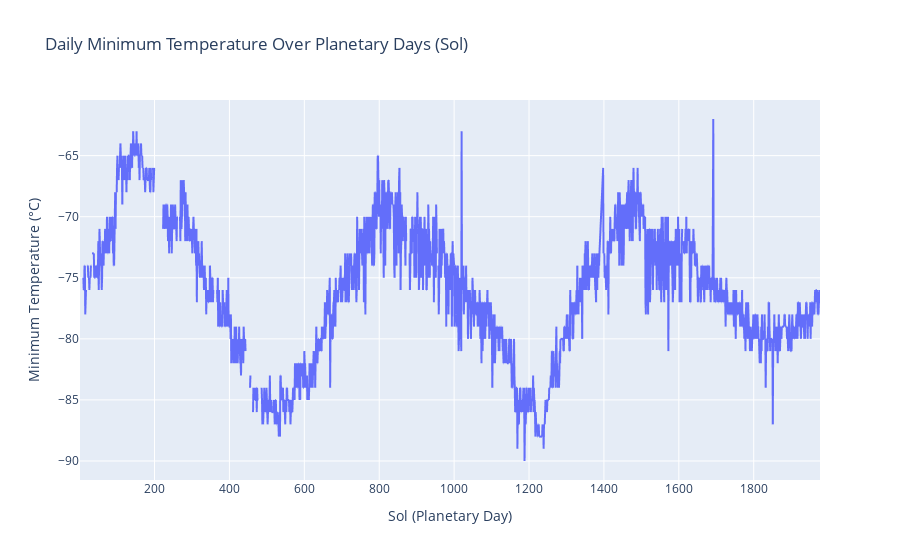

The cell this chart's notebook holds for it:
### Code cell
# Line chart the daily minimum temp over sols (Daily Temperature Dynamics)
px.line(
    planet_data,
    x='sol', 
    y='min_temp',
    title='Daily Minimum Temperature Over Planetary Days (Sol)',
    labels={'sol': 'Sol (Planetary Day)', 'min_temp': 'Minimum Temperature (°C)'}
)

### Figure 1 — Plotly figure (JSON) as saved in the notebook; plotly's stock layout.template omitted (floating-point values rounded to 4 significant figures; data arrays with more than 128 entries replaced by an {"elided": "..."} marker saying what was removed)
{"data": [{"hovertemplate": "Sol (Planetary Day)=%{x}<br>Minimum Temperature (°C)=%{y}<extra></extra>", "legendgroup": "", "line": {"color": "#636efa", "dash": "solid"}, "marker": {"symbol": "circle"}, "mode": "lines", "name": "", "showlegend": false, "type": "scattergl", "x": {"elided": "1894 int values"}, "xaxis": "x", "y": {"elided": "1894 int values"}, "yaxis": "y"}], "layout": {"autosize": true, "legend": {"tracegroupgap": 0}, "title": {"text": "Daily Minimum Temperature Over Planetary Days (Sol)"}, "xaxis": {"anchor": "y", "autorange": true, "domain": [0, 1], "range": [1, 1977], "title": {"text": "Sol (Planetary Day)"}, "type": "linear"}, "yaxis": {"anchor": "x", "autorange": true, "domain": [0, 1], "range": [-91.56, -60.44], "title": {"text": "Minimum Temperature (°C)"}, "type": "linear"}}}
